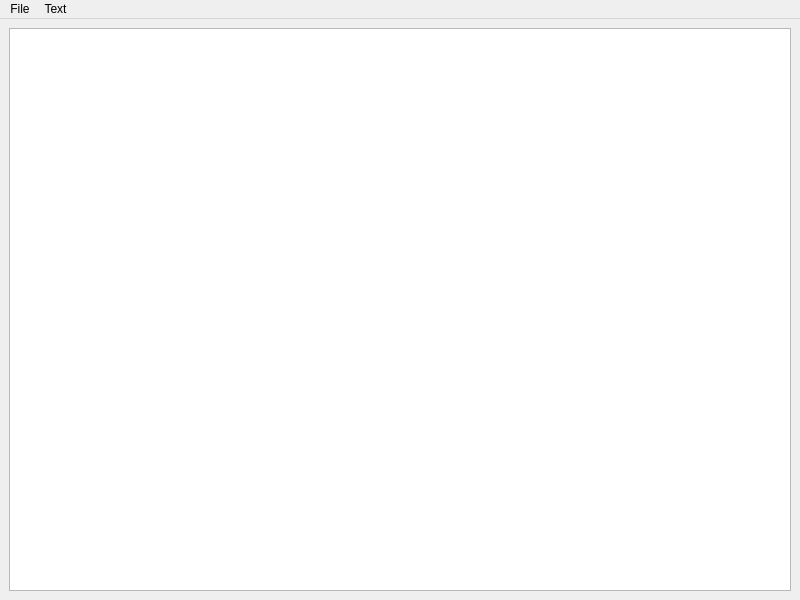
<?xml version="1.0" encoding="UTF-8"?>
<ui version="4.0">
 <class>MainWindow</class>
 <widget class="QMainWindow" name="MainWindow">
  <property name="geometry">
   <rect>
    <x>0</x>
    <y>0</y>
    <width>800</width>
    <height>600</height>
   </rect>
  </property>
  <property name="windowTitle">
   <string>MainWindow</string>
  </property>
  <widget class="QWidget" name="centralwidget">
   <layout class="QHBoxLayout" name="horizontalLayout">
    <item>
     <widget class="QTextEdit" name="textEdit"/>
    </item>
   </layout>
  </widget>
  <widget class="QMenuBar" name="menubar">
   <property name="geometry">
    <rect>
     <x>0</x>
     <y>0</y>
     <width>800</width>
     <height>22</height>
    </rect>
   </property>
   <widget class="QMenu" name="menuFile">
    <property name="title">
     <string>File</string>
    </property>
    <addaction name="actionNew"/>
    <addaction name="actionOpen"/>
    <addaction name="actionSave"/>
    <addaction name="actionSave_at"/>
   </widget>
   <widget class="QMenu" name="menuText">
    <property name="title">
     <string>Text</string>
    </property>
    <widget class="QMenu" name="menuFont">
     <property name="title">
      <string>Font</string>
     </property>
     <widget class="QMenu" name="menuType">
      <property name="title">
       <string>Type</string>
      </property>
      <addaction name="actionTimes_New_Qweyke"/>
      <addaction name="actionQweykibri"/>
     </widget>
     <addaction name="menuType"/>
     <addaction name="actionSize_2"/>
    </widget>
    <addaction name="menuFont"/>
   </widget>
   <addaction name="menuFile"/>
   <addaction name="menuText"/>
  </widget>
  <action name="actionSave">
   <property name="text">
    <string>Save</string>
   </property>
  </action>
  <action name="actionSave_at">
   <property name="text">
    <string>Save at</string>
   </property>
  </action>
  <action name="actionNew">
   <property name="text">
    <string>New</string>
   </property>
  </action>
  <action name="actionOpen">
   <property name="text">
    <string>Open</string>
   </property>
  </action>
  <action name="actionSize">
   <property name="text">
    <string>Font size</string>
   </property>
  </action>
  <action name="actionSize_2">
   <property name="text">
    <string>Size</string>
   </property>
  </action>
  <action name="actionTimes_New_Qweyke">
   <property name="text">
    <string>Times New Qweyke</string>
   </property>
  </action>
  <action name="actionQweykibri">
   <property name="text">
    <string>Qweykibri</string>
   </property>
  </action>
 </widget>
 <resources/>
 <connections/>
</ui>
